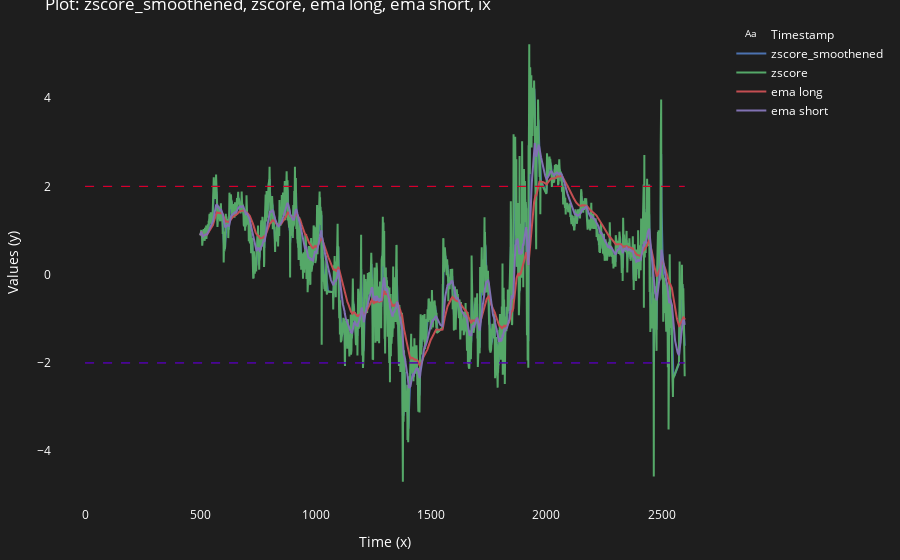

Here is the notebook cell this chart was saved with:
### Code cell
# zscore = index.df_futures['zscore']
# ddf = pd.DataFrame({'zscore_smoothened': zscore.ewm(span=5).mean(), 'zscore': zscore, 'ema long': zscore.ewm(span=100).mean(), 'ema short': zscore.ewm(span=40).mean()})
# smooth_zscore = Plot.plot_df(ddf, 'zscore_smoothened', 'zscore', 'ema long', 'ema short')
# smooth_zscore = Plot.draw_horizontal_line(smooth_zscore, -2, 0, len(ddf), 'Red', 1)
# smooth_zscore = Plot.draw_horizontal_line(smooth_zscore, zscore_threshold_short, 0, len(ddf), 'Blue', 1)
# smooth_zscore = Plot.draw_horizontal_line(smooth_zscore, zscore_threshold_long, 0, len(ddf), 'Blue', 1)
# smooth_zscore = Plot.draw_horizontal_line(smooth_zscore, 2, 0, len(ddf), 'Red', 1)
# smooth_zscore.show()
# Plot.save_plot(smooth_zscore, f'PLOT_smoothened_zscore_for_{strategy_desc}.html')

### Figure 1 — Plotly figure (JSON) as saved in the notebook; plotly's stock layout.template omitted (floating-point values rounded to 4 significant figures; data arrays with more than 128 entries replaced by an {"elided": "..."} marker saying what was removed)
{"data": [{"hoverinfo": "text", "hovertext": {"elided": "2600 str values"}, "line": {"color": "#4C72B0"}, "mode": "text", "name": "Timestamp", "type": "scatter", "x": {"elided": "2600 int values"}, "y": {"elided": "2600 int values"}}, {"hoverinfo": "text", "hovertext": {"elided": "2600 str values"}, "line": {"color": "#4C72B0"}, "mode": "lines", "name": "zscore_smoothened", "type": "scatter", "x": {"elided": "2600 int values"}, "y": {"elided": "2600 float values"}}, {"hoverinfo": "text", "hovertext": {"elided": "2600 str values"}, "line": {"color": "#55A868"}, "mode": "lines", "name": "zscore", "type": "scatter", "x": {"elided": "2600 int values"}, "y": {"elided": "2600 float values"}}, {"hoverinfo": "text", "hovertext": {"elided": "2600 str values"}, "line": {"color": "#C44E52"}, "mode": "lines", "name": "ema long", "type": "scatter", "x": {"elided": "2600 int values"}, "y": {"elided": "2600 float values"}}, {"hoverinfo": "text", "hovertext": {"elided": "2600 str values"}, "line": {"color": "#8172B3"}, "mode": "lines", "name": "ema short", "type": "scatter", "x": {"elided": "2600 int values"}, "y": {"elided": "2600 float values"}}], "layout": {"font": {"color": "white"}, "hovermode": "x unified", "margin": {"b": 20, "l": 20, "r": 20, "t": 20}, "paper_bgcolor": "rgba(30, 30, 30, 1)", "plot_bgcolor": "rgba(30, 30, 30, 1)", "shapes": [{"line": {"color": "Red", "dash": "dash", "width": 1}, "name": "-2 Line", "type": "line", "x0": 0, "x1": 2600, "y0": -2, "y1": -2}, {"line": {"color": "Blue", "dash": "dash", "width": 1}, "name": "-2 Line", "type": "line", "x0": 0, "x1": 2600, "y0": -2, "y1": -2}, {"line": {"color": "Blue", "dash": "dash", "width": 1}, "name": "2 Line", "type": "line", "x0": 0, "x1": 2600, "y0": 2, "y1": 2}, {"line": {"color": "Red", "dash": "dash", "width": 1}, "name": "2 Line", "type": "line", "x0": 0, "x1": 2600, "y0": 2, "y1": 2}], "title": {"text": "Plot: zscore_smoothened, zscore, ema long, ema short, ix"}, "xaxis": {"color": "white", "showgrid": false, "title": {"text": "Time (x)"}, "zeroline": false}, "yaxis": {"color": "white", "showgrid": false, "title": {"text": "Values (y)"}, "zeroline": false}}}
